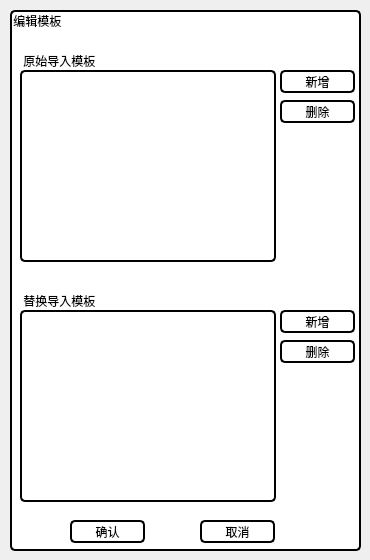
<?xml version="1.0" encoding="UTF-8"?>
<ui version="4.0">
 <class>Form_Template</class>
 <widget class="QWidget" name="Form_Template">
  <property name="geometry">
   <rect>
    <x>0</x>
    <y>0</y>
    <width>370</width>
    <height>560</height>
   </rect>
  </property>
  <property name="windowTitle">
   <string>编辑模板</string>
  </property>
  <widget class="QFrame" name="frame_Edit_Template">
   <property name="geometry">
    <rect>
     <x>10</x>
     <y>10</y>
     <width>351</width>
     <height>541</height>
    </rect>
   </property>
   <property name="styleSheet">
    <string notr="true">QFrame
{
border:2px solid rgb(0, 0, 0);
border-radius: 5px;
background-color: rgb(255, 255, 255);
}</string>
   </property>
   <property name="frameShape">
    <enum>QFrame::Panel</enum>
   </property>
   <property name="lineWidth">
    <number>3</number>
   </property>
   <widget class="QListWidget" name="listWidget_original">
    <property name="geometry">
     <rect>
      <x>10</x>
      <y>60</y>
      <width>256</width>
      <height>192</height>
     </rect>
    </property>
    <property name="styleSheet">
     <string notr="true">QListWidget
{
border:2px solid rgb(0, 0, 0);
border-radius: 5px;
background-color: rgb(0, 0, 0, 0);
}</string>
    </property>
    <property name="selectionMode">
     <enum>QAbstractItemView::ExtendedSelection</enum>
    </property>
    <property name="currentRow">
     <number>-1</number>
    </property>
    <property name="sortingEnabled">
     <bool>false</bool>
    </property>
   </widget>
   <widget class="QLabel" name="label_2">
    <property name="geometry">
     <rect>
      <x>10</x>
      <y>40</y>
      <width>81</width>
      <height>21</height>
     </rect>
    </property>
    <property name="styleSheet">
     <string notr="true">QLabel
{
border: none;
border-radius: 5px;
background-color: rgb(0, 0, 0, 0);
}</string>
    </property>
    <property name="text">
     <string> 原始导入模板</string>
    </property>
   </widget>
   <widget class="QPushButton" name="pushButton_original_append">
    <property name="geometry">
     <rect>
      <x>270</x>
      <y>60</y>
      <width>75</width>
      <height>23</height>
     </rect>
    </property>
    <property name="cursor">
     <cursorShape>PointingHandCursor</cursorShape>
    </property>
    <property name="styleSheet">
     <string notr="true">QPushButton {
border:2px solid rgb(0, 0, 0);
border-radius: 5px;
background-color: rgb(0, 0, 0, 0);
}</string>
    </property>
    <property name="text">
     <string>新增</string>
    </property>
   </widget>
   <widget class="QPushButton" name="pushButton_original_delete">
    <property name="geometry">
     <rect>
      <x>270</x>
      <y>90</y>
      <width>75</width>
      <height>23</height>
     </rect>
    </property>
    <property name="styleSheet">
     <string notr="true">QPushButton {
border:2px solid rgb(0, 0, 0);
border-radius: 5px;
background-color: rgb(0, 0, 0, 0);
}</string>
    </property>
    <property name="text">
     <string>删除</string>
    </property>
   </widget>
   <widget class="QListWidget" name="listWidget_replace">
    <property name="geometry">
     <rect>
      <x>10</x>
      <y>300</y>
      <width>256</width>
      <height>192</height>
     </rect>
    </property>
    <property name="styleSheet">
     <string notr="true">QListWidget
{
border:2px solid rgb(0, 0, 0);
border-radius: 5px;
background-color: rgb(0, 0, 0, 0);
}</string>
    </property>
    <property name="selectionMode">
     <enum>QAbstractItemView::ExtendedSelection</enum>
    </property>
    <property name="currentRow">
     <number>-1</number>
    </property>
   </widget>
   <widget class="QPushButton" name="pushButton_replace_append">
    <property name="geometry">
     <rect>
      <x>270</x>
      <y>300</y>
      <width>75</width>
      <height>23</height>
     </rect>
    </property>
    <property name="cursor">
     <cursorShape>PointingHandCursor</cursorShape>
    </property>
    <property name="styleSheet">
     <string notr="true">QPushButton {
border:2px solid rgb(0, 0, 0);
border-radius: 5px;
background-color: rgb(0, 0, 0, 0);
}</string>
    </property>
    <property name="text">
     <string>新增</string>
    </property>
   </widget>
   <widget class="QLabel" name="label_3">
    <property name="geometry">
     <rect>
      <x>10</x>
      <y>280</y>
      <width>81</width>
      <height>21</height>
     </rect>
    </property>
    <property name="styleSheet">
     <string notr="true">QLabel
{
border: none;
border-radius: 5px;
background-color: rgb(0, 0, 0, 0);
}</string>
    </property>
    <property name="text">
     <string> 替换导入模板</string>
    </property>
   </widget>
   <widget class="QPushButton" name="pushButton_replace_delete">
    <property name="geometry">
     <rect>
      <x>270</x>
      <y>330</y>
      <width>75</width>
      <height>23</height>
     </rect>
    </property>
    <property name="styleSheet">
     <string notr="true">QPushButton {
border:2px solid rgb(0, 0, 0);
border-radius: 5px;
background-color: rgb(0, 0, 0, 0);
}</string>
    </property>
    <property name="text">
     <string>删除</string>
    </property>
   </widget>
   <widget class="QLabel" name="label_4">
    <property name="geometry">
     <rect>
      <x>0</x>
      <y>0</y>
      <width>81</width>
      <height>21</height>
     </rect>
    </property>
    <property name="styleSheet">
     <string notr="true">QLabel
{
border: none;
border-radius: 5px;
background-color: rgb(0, 0, 0, 0);
}</string>
    </property>
    <property name="text">
     <string> 编辑模板</string>
    </property>
   </widget>
   <widget class="QPushButton" name="pushButton_template_confirm">
    <property name="geometry">
     <rect>
      <x>60</x>
      <y>510</y>
      <width>75</width>
      <height>23</height>
     </rect>
    </property>
    <property name="cursor">
     <cursorShape>PointingHandCursor</cursorShape>
    </property>
    <property name="styleSheet">
     <string notr="true">QPushButton {
border:2px solid rgb(0, 0, 0);
border-radius: 5px;
background-color: rgb(0, 0, 0, 0);
}</string>
    </property>
    <property name="text">
     <string>确认</string>
    </property>
   </widget>
   <widget class="QPushButton" name="pushButton_template_cancel">
    <property name="geometry">
     <rect>
      <x>190</x>
      <y>510</y>
      <width>75</width>
      <height>23</height>
     </rect>
    </property>
    <property name="cursor">
     <cursorShape>PointingHandCursor</cursorShape>
    </property>
    <property name="styleSheet">
     <string notr="true">QPushButton {
border:2px solid rgb(0, 0, 0);
border-radius: 5px;
background-color: rgb(0, 0, 0, 0);
}</string>
    </property>
    <property name="text">
     <string>取消</string>
    </property>
   </widget>
  </widget>
 </widget>
 <resources/>
 <connections/>
</ui>
